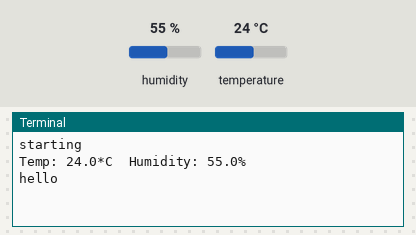
Bench run of a program on a simulated Raspberry Pi (BCM pin numbers). Shown: the last lines printed to the terminal. The test bench sets the inputs (shaded band); at power-on: humidity 55 %, temperature 24 °C.

Above: at 1.2 s.
1.3 s: humidity set to 22 %
At 5.5 s:
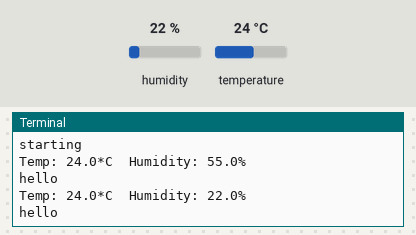
5.9 s: temperature set to 12 °C
At 9.1 s:
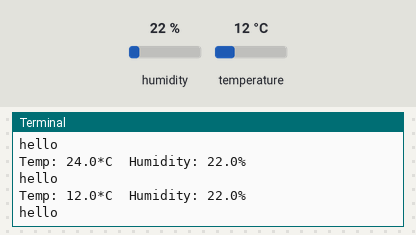
10.5 s: humidity set to 40 %
At 11.5 s:
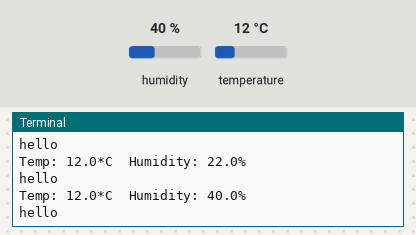
Timing chart, 0 to 13.5 s (numbered marks = the images above; inputs shaded):
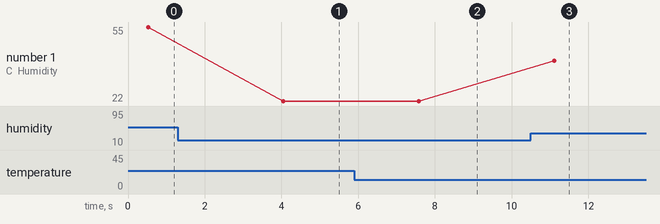

Measured:
- after the input at 1.3 s, the terminal: prints a new line after 2.8 s (image 1)
- after the input at 5.9 s, the terminal: prints a new line after 1.7 s (image 2)
- after the input at 10.5 s, the terminal: prints a new line after 0.60 s (image 3)
- plotted number 1: 55 → 22 after the input at 1.3 s, 22 → 40 after the input at 10.5 s

The program:

dht22.py
```python
import Adafruit_DHT as dht    # Importing Adafruit library for DHT22
from time import sleep           # Impoting sleep from time library to add delay
print("starting")
try:
    while True:                # Loop will run forever
        humi, temp = dht.read_retry(dht.DHT22, 21)  # Reading humidity and temperature
        print ('Temp: {0:0.1f}*C  Humidity: {1:0.1f}%'.format(temp, humi))
	print ('hello')
        sleep(3)
# If keyboard Interrupt is pressed
except KeyboardInterrupt:
    pass  			# Go to next line
```
